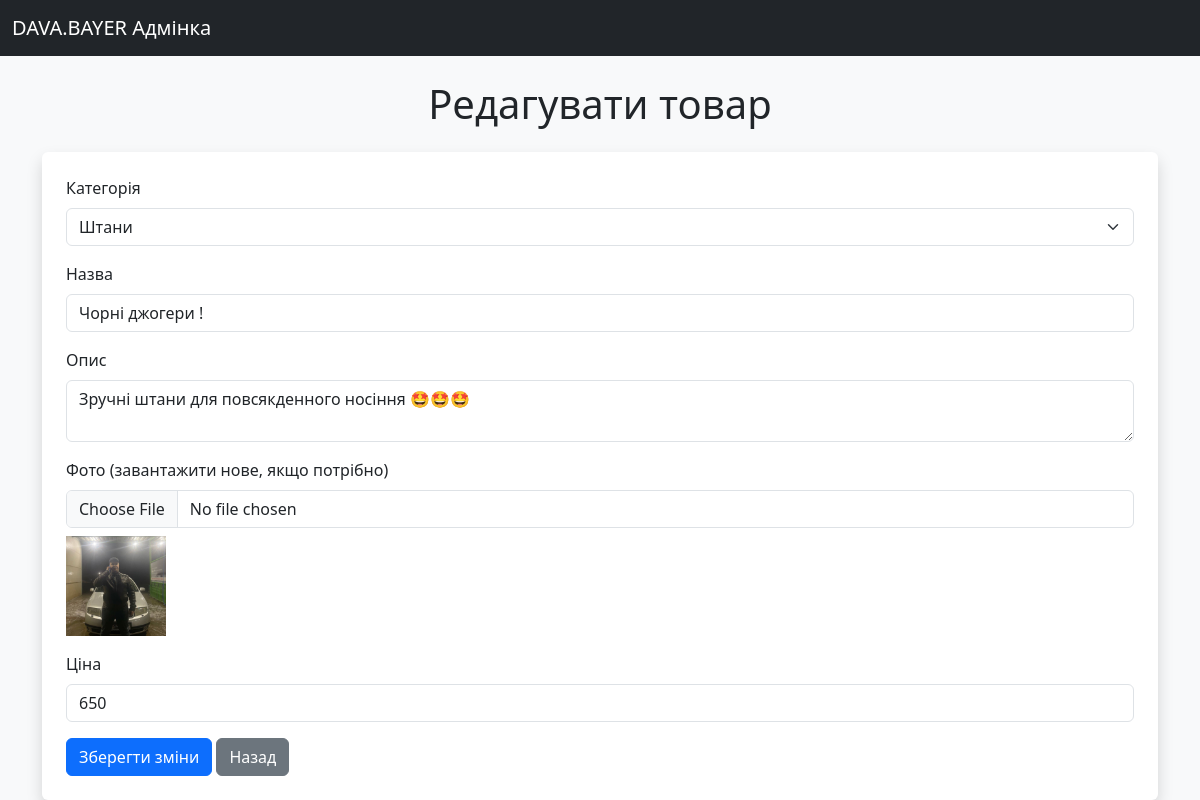
The app's page /edit/9 with its own data.
### tables this page shows
CREATE TABLE products (
            id INTEGER PRIMARY KEY AUTOINCREMENT,
            category TEXT NOT NULL,
            name TEXT NOT NULL,
            description TEXT,
            photo TEXT,
            price INTEGER
        );

### app.py (the view, shortened to what this page needs)
@app.route('/edit/<int:id>', methods=['GET', 'POST'])
def edit_product(id):
    conn = get_db_connection()
    product = conn.execute('SELECT * FROM products WHERE id = ?', (id,)).fetchone()
    conn.close()
    return render_template('edit_product.html', product=product, categories=CATEGORIES)

### app.py (called while the page is built)
def get_db_connection():
    conn = sqlite3.connect(DATABASE)
    conn.row_factory = sqlite3.Row
    return conn

### templates/edit_product.html (shortened to what this page needs)
<!DOCTYPE html>
<html lang="uk">
<head>
    <link href="https://cdn.jsdelivr.net/npm/bootstrap@5.3.0/dist/css/bootstrap.min.css" rel="stylesheet">
</head>
<body style="background-color: #f8f9fa;">
    <nav class="navbar navbar-expand-lg navbar-dark bg-dark mb-4">
        <div class="container-fluid">
            <a class="navbar-brand" href="{{ url_for('index') }}">DAVA.BAYER Адмінка</a>
        </div>
    </nav>
    <div class="container">
        <h1 class="mb-4 text-center">Редагувати товар</h1>
        <form method="POST" enctype="multipart/form-data" class="shadow p-4 bg-white rounded">
            <div class="mb-3">
                <label class="form-label">Категорія</label>
                <select name="category" class="form-select" required>
                    {% for category in categories %}
                    <option value="{{ category }}" {% if category == product['category'] %}selected{% endif %}>{{ category }}</option>
                    {% endfor %}
                </select>
            </div>
            <div class="mb-3">
                <label class="form-label">Назва</label>
                <input type="text" name="name" class="form-control" value="{{ product['name'] }}" required>
            </div>
            <div class="mb-3">
                <label class="form-label">Опис</label>
                <textarea name="description" class="form-control">{{ product['description'] }}</textarea>
            </div>
            <div class="mb-3">
                <label class="form-label">Фото (завантажити нове, якщо потрібно)</label>
                <input type="file" name="photo" class="form-control">
                {% if product['photo'] %}
                <div class="mt-2">
                    <img src="{{ product['photo'] }}" alt="Фото товару" width="100">
                </div>
                {% endif %}
            </div>
            <div class="mb-3">
                <label class="form-label">Ціна</label>
                <input type="number" name="price" class="form-control" value="{{ product['price'] }}" required>
            </div>
            <button type="submit" class="btn btn-primary">Зберегти зміни</button>
            <a href="{{ url_for('index') }}" class="btn btn-secondary">Назад</a>
        </form>
    </div>
</body>
</html>

### records on screen
products: category "Штани", name "Чорні джогери !", description "Зручні штани для повсякденного носіння 🤩🤩🤩", price "650"
